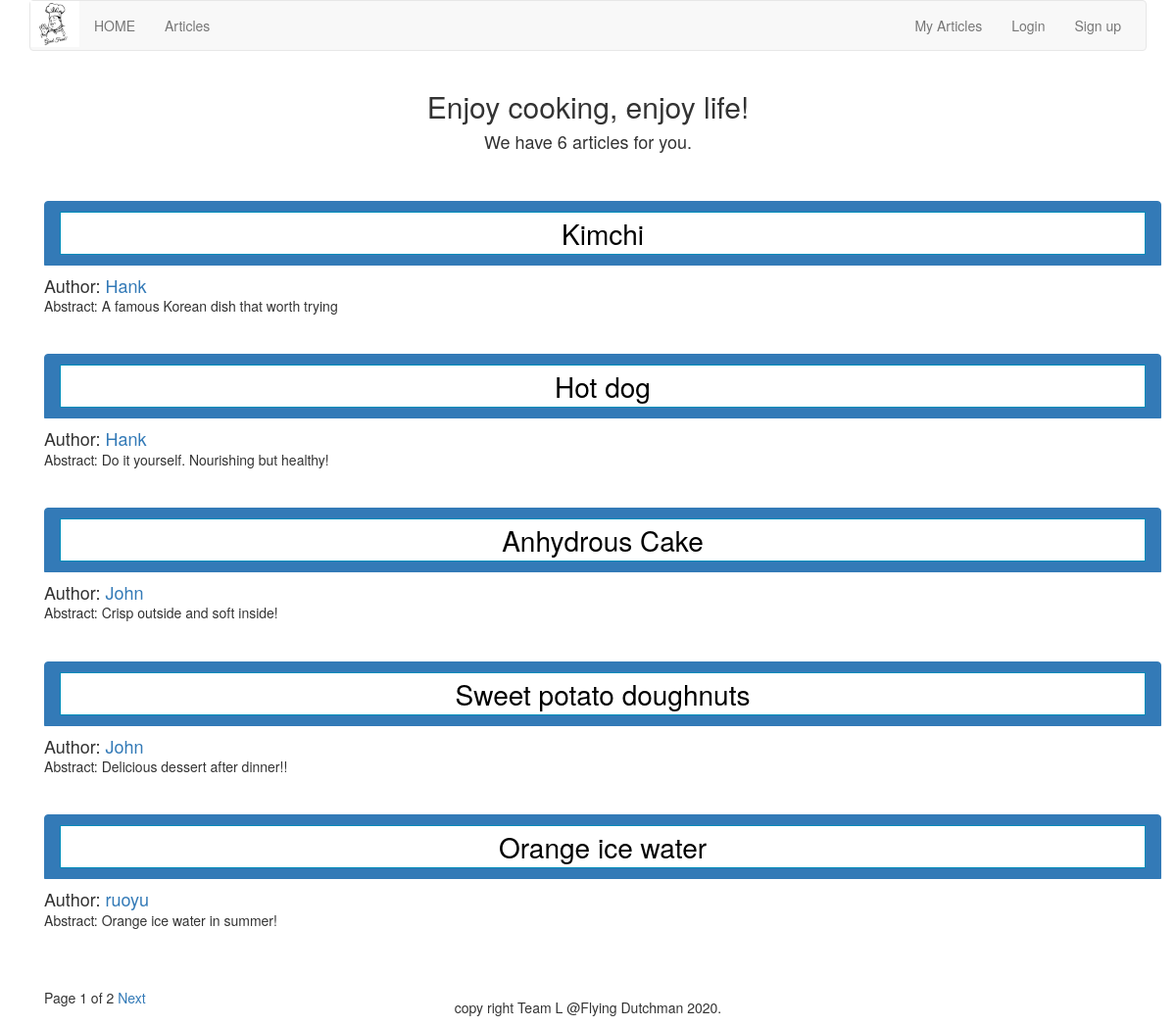
The page /article/list-article-titles/ on the database its author committed.
### article/models.py (models this page shows, shortened)
class ArticlePost(models.Model):
    author = models.ForeignKey(User, on_delete=models.CASCADE, related_name="article")
    title = models.CharField(max_length=200)
    abstract = models.CharField(max_length=200)
    slug = models.SlugField(max_length=500)
    column = models.ForeignKey(ArticleColumn, on_delete=models.CASCADE, related_name="article_column")
    body = models.TextField()
    created = models.DateTimeField(default=timezone.now)
    updated = models.DateTimeField(auto_now=True)
    users_like = models.ManyToManyField(User, related_name="articles_like", blank=True)
    users_view = models.ManyToManyField(User, related_name="articles_view", blank=True)
    class Meta:
        ordering = ("-updated",)
        index_together = (('id', 'slug'),)
    def get_url_path(self):
        return reverse("article:article_content", args=[self.id, self.slug])

### article/list_views.py (the view)
# urls.py: path('list-article-titles/', list_views.article_titles, name="article_titles"),
def article_titles(request, username=None):
    if username:
        user = User.objects.get(username=username)
        articles_title = ArticlePost.objects.filter(author=user)
        try:
            userinfo = user.userinfo
        except:
            userinfo = None
    else:
        articles_title = ArticlePost.objects.all()
    paginator = Paginator(articles_title, 5)
    page = request.GET.get('page')
    try:
        current_page = paginator.page(page)
        articles = current_page.object_list
    except PageNotAnInteger:
        current_page = paginator.page(1)
        articles = current_page.object_list
    except EmptyPage:
        current_page = paginator.page(paginator.num_pages)
        articles = current_page.object_list
    if username:
        return render(request, "article/list/author_articles.html",
                      {"articles": articles, "page": current_page, "userinfo": userinfo, "user": user})
    return render(request, "article/list/article_titles.html", {"articles": articles, "page": current_page})

### article/templatetags/article_tags.py (called while the page is built)
@register.simple_tag
def total_articles():
    return ArticlePost.objects.count()

### templates/article/list/article_titles.html (shortened to what this page needs)
{% extends "base.html" %}
{% load article_tags %}
{% block content %}
<div class="row text-center vertical-middle-sm">
    <h2>Enjoy cooking, enjoy life!</h2>
    <h4>We have {% total_articles %} articles for you.</h4>
</div>
<br>
<br>
<div class="container">
    {% for article in articles %}
    <div class="list-group">
        <a href="{{article.get_url_path}}" class="list-group-item active">
            <button class="button" style="vertical-align:middle">
                {{article.title}}
            </button>
        </a>
        <h4 class="list-group-item-text">Author: <a
                href="{% url 'article:author_articles' article.author.username %}">{{article.author.username}}</a></h4>
        <p class="list-group-item-text">Abstract: {{article.abstract}}</p>
        <br>
    </div>
    {% endfor %}
    {% include "paginator.html" %}
</div>
{% endblock %}

### templates/base.html (shortened to what this page needs)
<!DOCTYPE html>
{% load staticfiles %}
<html>
<head>
    <link rel="stylesheet" href="{% static 'css/bootstrap.css' %}">
</head>
<body>
    {% include "header.html" %}
    <div class="container">
        {% block content %}
        {% endblock %}
    </div>
    {% include 'footer.html' %}
</body>
</html>

### templates/header.html (shortened to what this page needs)
{% load staticfiles %}
<div class="container">
    <nav class="navbar navbar-default" role="navigation">
        <div class="navbar-header">
            <img src="{% static '/images/logo.jpg' %}" width="50px">
        </div>
        <div>
            <ul class="nav navbar-nav" role="navigation">
                <li><a href="{% url 'home' %}">HOME</a></li>
                <li><a href="{% url 'article:article_titles' %}">Articles</a></li>
            </ul>
            <ul class="nav navbar-nav navbar-right" style="margin-right:10px">
                <li><a href="{% url 'article:article_column' %}">My Articles</a></li>
                {% if user.is_authenticated %}
                <li>
                    <div class="dropdown" style="margin-top:8px">
                        <button class='btn btn-default dropdown-toggle' type='button' id='dropdownMenu'
                            data-toggle='dropdown'>
                            {{ user.username }}<span class='caret'></span>
                        </button>
                        <ul class="dropdown-menu">
                            <li><a href="{% url 'account:my_information' %}">Profile</a></li>
                            <li><a href="{% url 'account:edit_my_information' %}">Edit Profile</a></li>
                            <li><a href="{% url 'account:password_change' %}">Change Password</a></li>
                            {% comment %} <li><a href="{% url 'account:password_reset' %}">Reset Password</a></li> {% endcomment %}
                        </ul>
                    </div>
                </li>
                <li><a href="{% url 'account:user_logout' %}">Logout</a></li>
                {% else %}
                <li><a href="{% url 'account:user_login' %}">Login</a></li>
                <li><a href="{% url 'account:user_register' %}">Sign up</a></li>
                {% endif %}
            </ul>
        </div>
    </nav>
</div>

### templates/paginator.html (shortened to what this page needs)
<div class="pagination">
    <span class="step-links">
        <span class="current">
            Page {{ page.number }} of {{ page.paginator.num_pages }}
        </span>
        {% if page.has_next %}
        <a href="?page={{ page.next_page_number }}">Next</a> {% endif %}
    </span>
</div>

### templates/footer.html
<footer class="footer navbar-fixed-bottom ">
    <div class="container">
        <p class="text-center">copy right Team L @Flying Dutchman 2020.</p>
    </div>
</footer>

### templates/article/list/article_titles.html (style rules this page uses)
.button { background-color: white; color: black; border: 0.5px solid #008CBA; width: 100%; text-align: center; font-size: 28px; }

### rows shown on the page
ArticlePost: title "Kimchi", author.username "Hank", abstract "A famous Korean dish that worth trying"
ArticlePost: title "Hot dog", author.username "Hank", abstract "Do it yourself. Nourishing but healthy!"
ArticlePost: title "Anhydrous Cake", author.username "John", abstract "Crisp outside and soft inside!"
ArticlePost: title "Sweet potato doughnuts", author.username "John", abstract "Delicious dessert after dinner!!"
ArticlePost: title "Orange ice water", author.username "ruoyu", abstract "Orange ice water in summer!"

### other values the page prints
{{ page.number }} "1"
{{ page.paginator.num_pages }} "2"
